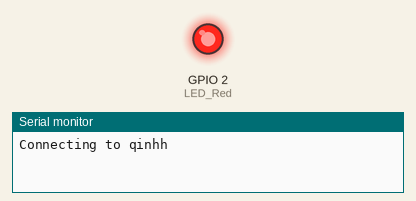
Recording of a sketch running on a simulated ESP8266 (NodeMCU). Parts: output pins drawn as LEDs (lit = HIGH), the last lines printed to the serial monitor. WiFi joins after 1.5 s; servers stay silent unless stated.

Above: at 1.1 s.
At 1.6 s:
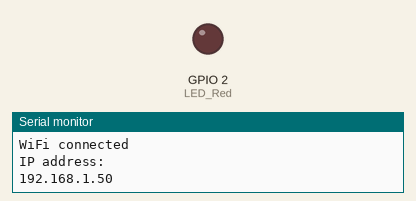
Timing chart, 0 to 3.1 s (numbered marks = the images above):
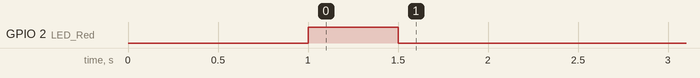

The sketch:

ESP8266Programe.ino
```cpp
#include <ESP8266WiFi.h>
#include <Ticker.h>

#define MAX_SRV_CLIENTS 3   //最大同时连接数，即你想要接入的设备数量，8266tcpserver只能接入五个，哎
WiFiServer server(8080);//你要的端口号，随意修改，范围0-65535
//WiFiClient serverClients[MAX_SRV_CLIENTS];
WiFiClient client;


const char *ssid     = "qinhh";//这里写入网络的ssid
const char *password = "58766730";//wifi密码

static const uint8_t LED_Red = 2;
static const uint8_t LED_Green = 2;
static const uint8_t LED_Reset = 3;

//static const uint8_t LED_Red = 12;
//static const uint8_t LED_Green = 4;
//static const uint8_t LED_Reset = 14;

#define bufferSize 8192
#define packTimeout 5 // ms (if nothing more on UART, then send packet)

uint8_t buf1[bufferSize];
uint16_t i1=0;

uint8_t buf2[bufferSize];
uint16_t i2=0;

Ticker flipper;
//Ticker flipper2;

bool show = false;

void flip()
{
  if (show) {
    show = false;
    digitalWrite(LED_Red, HIGH); //红灯
  }
  else
  {
    show = true;
    digitalWrite(LED_Red, LOW); //红灯
  }
}

void setup() {

  Serial.begin(115200);
  Serial.println();
  Serial.print("Connecting to ");
  Serial.println(ssid);


  pinMode(LED_Red, OUTPUT);
  pinMode(LED_Green, OUTPUT);

  flipper.attach(0.5, flip);//红灯闪动

  WiFi.begin(ssid, password);//启动

  //在这里检测是否成功连接到目标网络，未连接则阻塞。
  while (WiFi.status() != WL_CONNECTED)
  {
    delay(100);
  }

  //几句提示
  Serial.println("");
  Serial.println("WiFi connected");
  Serial.println("IP address: ");
  Serial.println(WiFi.localIP());

  server.begin();
  server.setNoDelay(true);  //加上后才正常些

  flipper.detach();


  //flipper2.attach(0.5,loop2);
  digitalWrite(LED_Red, LOW);//绿灯常亮
}


void loop() {
    if(!client.connected()) { // if client not connected
    client = server.available(); // wait for it to connect
    return;
  }

  // here we have a connected client

  if(client.available()) {
    while(client.available()) {
      buf1[i1] = (uint8_t)client.read(); // read char from client (RoboRemo app)
      if(i1<bufferSize-1) i1++;
    }
    // now send to UART:
    Serial.write(buf1, i1);
    i1 = 0;
  }

  if(Serial.available()) {
     char ch = (char)Serial.read();
     client.print(ch);


    // read the data until pause:

//    while(1) {
//      if(Serial.available()) {
//        buf2[i2] = (char)Serial.read(); // read char from UART
//        if(i2<bufferSize-1) i2++;
//      } else {
//        //delayMicroseconds(packTimeoutMicros);
//        delay(packTimeout);
//        if(!Serial.available()) {
//          break;
//        }
//      }
//    }

    // now send to WiFi:
//    client.write((char*)buf2, i2);
//    i2 = 0;
  }


}
```
